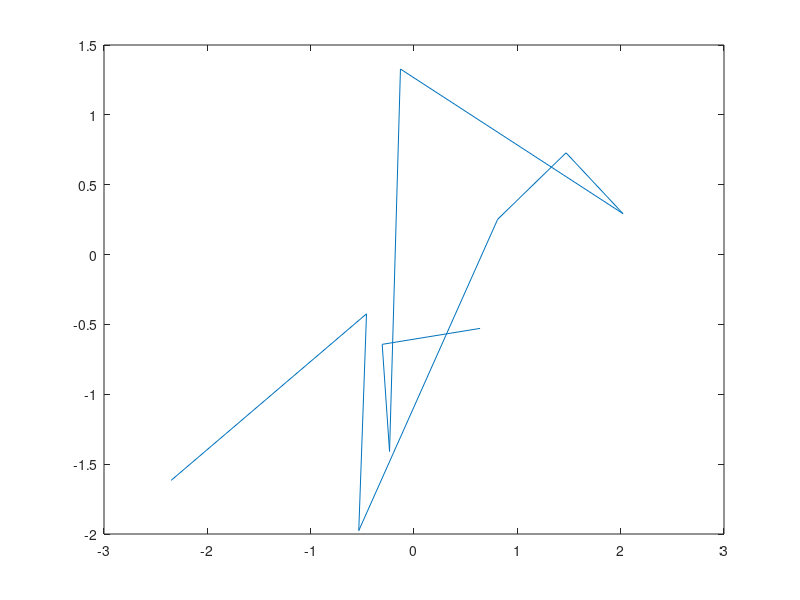
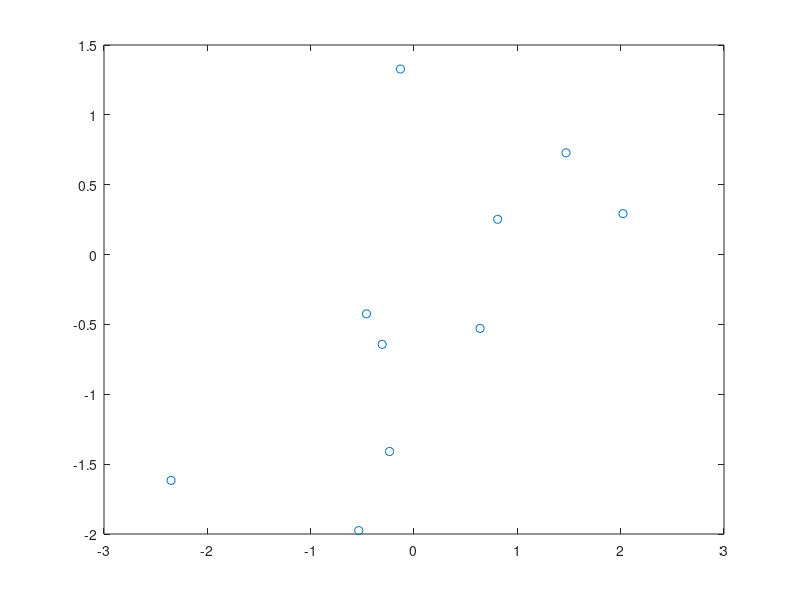
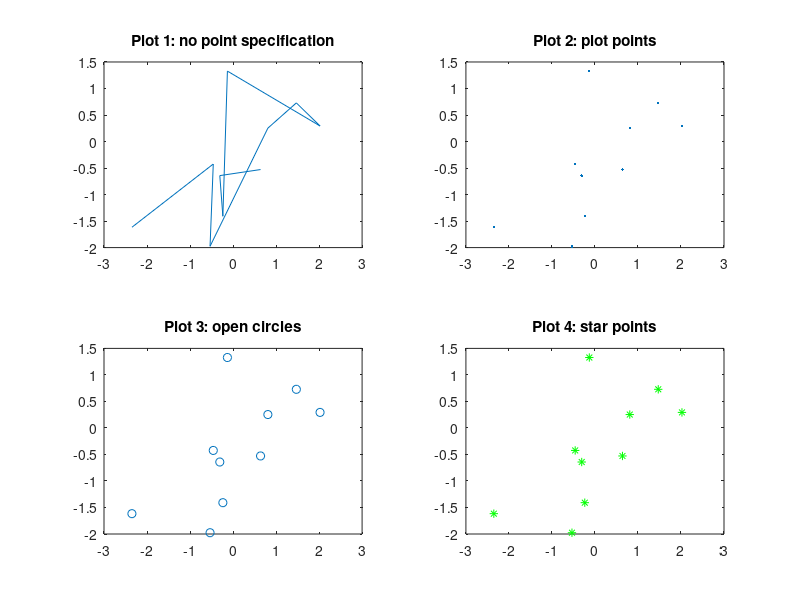
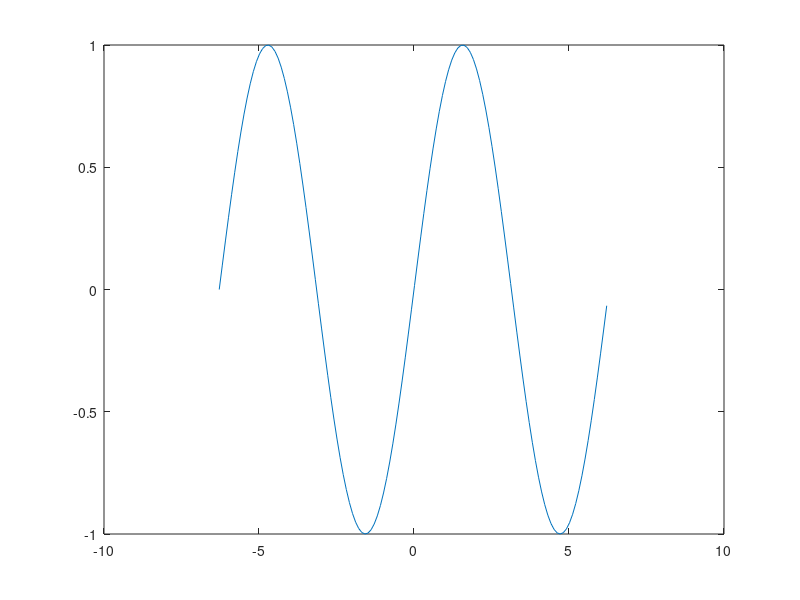

The MATLAB script that drew these images, in order:
%% Lecture code for Week 1 -- Matlab Basics
% Code by JEANETTE A MUMFORD
% (with a few minor changes by Daniel Pimentel)

% Single percent signs serve as comments.  

%  We will use .m files for lecture and homework.
%  Homework will be mlx, Live Markdown documents.
%  Project will be LaTeX. More details on website.


%% Double percent signs create sections in code (not in mlx files)

% Simple math.  
a = 2
b = 6
a*b
a/b
a^2
a-b

%%
a = 3

% Note the difference when I use a semicolon
a = 3;

%% 
% If you want to see your variables, here are the commands:

who
whos

% help:  tells you how to use a function
help var
%% 
% Vectors and matrices can be created in different ways.


a = [1 2 3 4 10]
size(a)
num_seq = 1:5:20

% Grab the 3 element of a vector
num_seq(3)

% Create a matrix from a vector.  Pay attention to how the numbers are
% filled in
newmat = reshape(num_seq, 2, 2)
% Quick way to make a matrix a vector (again, pay attention to how vector is created)
newmat(:)

% You can use the transpose to swap rows and columns of a matrix

mat = reshape(1:4, 2, 2)
mat'
%% 
% Element-wise math is done by adding a period before the command.


b = [1 2 3 4 10];
1./b
1./mat
%% 
% *On your own:* Create a 4x4 matrix that has the numbers 1-16 such that 
% the first *row*  is 1 2 3 4, second row is 5 6 7 8, etc.  



% You can create a matrix of 1's easily

ones(5, 2)

ones(3,8)

zeros(3,4)

%% 
% It is easy to extract and change portions of a matrix.


mat = reshape(1:16, 4, 4)

% First row
mat(1,:)

% First column
mat(:,1)

% First row, First column entry
mat(1,1)

% replace first column with 5
mat(:,1)=5

% "end" is a really great feature in MATLAB.  
% Automatically goes to the highest index
mat(end,end)

% You can also identify (T/F) where certan values occur

mat>10

mat2 = reshape(-2:1, 2,2);
% Change the negative values to 0
mat2
mat2(mat2<0) = 0
% For element-wise multiplication. Subtraction and addition are elementwise

% Also, "rand" generates random values from a uniform distribution
c = rand(2,2);
d = rand(2,2);

c+d
c.*d
% Notice things are different without the . with multiplication and
% squaring
c*d
c.^2
%% 
% *On your own:  *Figure out what the c^2 command (below) is doing.  You 
% can probably figure it out without googling or looking at help.

c^2

%% 
% I recommend you don't use the division symbol (either / or \), unless using element-wise division.  
% Just be careful if you do use it, it may not be intuitive to you, but it is 
% shorthand for solving systems of equations and pseudoinverse.  FYI, here's what it does:


a = reshape(1:4, 2, 2);
b = reshape(6:9, 2, 2);

a\b
pinv(a)*b
inv(a'*a)*a'*b

a/b
a*pinv(b)
a*inv(b'*b)*b'


%% 
% Random numbers aren't really random!  If we all ran this on a fresh MATLAB 
% session, we'd get the same number.  You need to be careful if you really need 
% random numbers.  Run rng('shuffle') before running the random number generators.  
% Note:  There are multiple fixes for this problem.|  |
%%
rand(1)
%% 
% *On your own: * What is the difference between rand() and randn().  Use 
% the help function to figure it out.  
% 
% We won't use characters much in this class, but it is worth pointing out 
% their odd behavior.
%%
% Characters
char1 = 'hi'

char2 = '3'
% careful!  This gives a numeric answer
char2*3
%% 
% Loops!  Hopefully all of you have written loops 
% before, so this probably won't be very different from what you've done in the 
% past.


for i=1:3
    i
end



% Looping through matrices can often be avoided, but is sometimes necessary

a = reshape(1:16, 4, 4);
for x = 1:4
    for y = 1:4
        a(x,y)
    end
end

% For example, squaring entries (and most mathematical operations) in a 
%  matrix via looping is not efficient

a_squared = zeros(4,4);
for x = 1:4
    for y = 1:4
        a_squared(x,y) = a(x,y)^2;
    end
end

%vs

% TO make an operation work element-wise, use a .
a_squared_easy = a.^2;

a_squared
a_squared_easy



b = reshape([1:8], 2, 2,2)
reshape(b, 2, 4)

%% if/else statements

num = 0;

if num<0
    disp('Number is negative')
elseif num >0
    disp('Number is positive')
else
    disp('Number is 0')
end  
%% 
% *On your own:  *Create a 1x10 row vector of random numbers using randn 
% (remember what randn does?), loop through each value, and print whether the 
% value is pos, neg or 0.
% 
% 
% 
% *Also on your own:  *Without using a loop, start with the same vector you 
% made in the last exercise and create a new vector (of the same size) that has 
% a 1 if the original value was positive and -1 if the original value was negative
% 
% You can compute min/max/mean/sd of columns of a matrix easily.
%%

a = randn(4,4);
a
min(a)
max(a)
mean(a)
std(a)
%% 
% *On your own* :Look at help or use what we already know to get the row 
% min/max

min(a')
min(a(:))

%% 
% 3 Dimensional arrays and the squeeze function.  We will also encounter 
% 3D arrays when our images are in RGB format.  The first two dimensions are the 
% 2 dimensions of space and 3rd is R, G or B values for that pixel.  You make 
% arrays the same way we made matrices.

array_ex = reshape(1:60, 5, 4, 3);
size(array_ex)


% Sometimes you'll find you're trying to work with a smaller portion of 
% an array that has a singleton dimension and you'd like to get rid of it.  

array_singleton_dim = ones(2, 1, 3);
size(array_singleton_dim)  % This is really a 2x3
%use squeeze to remove the singleton dimension
sq_array_singleton_dim = squeeze(array_singleton_dim);
size(sq_array_singleton_dim)
%% 
% Plotting data.


x = randn(1,10);
y = randn(1,10);

figure
plot(x,y)
%% 
% I'm about to add another plot here.  If you were just running this code 
% in the terminal OR using the "publish" option to publish the code you'd want 
% to start a new figure window with the figure command.  I've added it here, but 
% you won't see what I mean unless you run it (twice) in the terminal, so try 
% that out.

% Make points
figure % invokes a new figure
plot(x,y, '.')
% Change to plotting circles.
plot(x,y, 'o')
% multiple panel plots can be made with subplot

figure
subplot(2,2,1)
plot(x,y)
title('Plot 1: no point specification')
subplot(2,2,2)
plot(x,y, '.')
title('Plot 2: plot points')
subplot(2,2,3)
plot(x,y, 'o')
title('Plot 3: open circles')
subplot(2,2,4)
plot(x,y, 'g*')
title('Plot 4: star points')

%% 
% When using mlx, you'll want to use "figure" before each new figure or
% your output will not have all of the figures.  I often don't use "figure"
% for each new figure if I'm using .m because I end up with too many
% windows.

% Plotting multiple lines

x=(-2*pi):0.1:(2*pi);

figure
plot(x, sin(x))

figure
plot(x, sin(x), 'g.') % points

figure
plot(x, sin(x), 'g-') % line plot

% Add labels
plot(x, sin(x))
xlabel('x', 'Fontsize', 20)
ylabel('sin(x)')

% plot 2 lines and add legend
plot(x, sin(x), 'r')
hold on
plot(x, cos(x), 'b')
hold off
legend('sin(x)', 'cos(x)')

hold on
plot(x, 5*cos(x), 'g')
hold off

% To change font size in legend and linewidth
plot(x, sin(x), 'r', 'linewidth', 3)
hold on
plot(x, cos(x), 'b', 'linewidth', 3)
hold off
h_legend = legend('sin(x)', 'cos(x)');
set(h_legend, 'fontsize', 16)
%% 
% Mostly we'll be plotting images.  Here I'll use imagesc() and I'll also introduce 
% you to the meshgrid command.  You can think of images as 3 dimensional data sets where 
% 2 dimensions indicate location and the 3rd is 
% the grayscale value (or color value within a color channel).  
% 
% The meshgrid command is a handy tool if you need to generate a matrix with 
% the row/column indices.  Let's say your image has 3 row and 5 columns, 
% so the resulting image would be 3 x 5.  Here's how you get matrices of the indices.
% (This will be particularly useful when plotting in 3D)


x=1:3;
y=1:5;
[x_grid, y_grid] = ndgrid(x,y);

size(x_grid)
size(y_grid)
x_grid
y_grid

% To plot each of these side-by-side I'll use subplot
subplot(1,2,1)
imagesc(x_grid)
subplot(1,2,2)
imagesc(y_grid)


